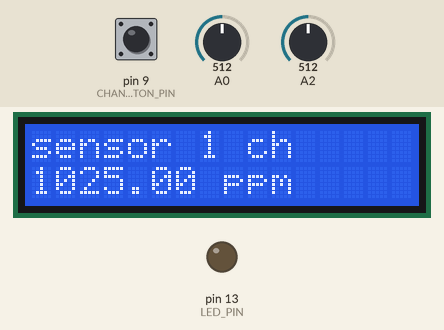
The sketch below on a simulated Arduino Uno, built with avr-gcc and run on an emulated ATmega328P. Parts: 16×2 character LCD, output pins drawn as LEDs (lit = HIGH). The test bench sets the inputs (shaded band); at power-on: pin 9 (CHANGE_BUTTON_PIN) HIGH, A0 = 512, A2 = 512.

Above: at 2.6 s.
2.7 s: pin 9 (CHANGE_BUTTON_PIN) pulled LOW for 0.15 s
At 3.6 s:
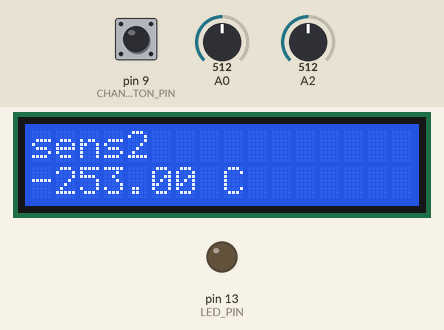
4.5 s: pin 9 (CHANGE_BUTTON_PIN) pulled LOW for 1 s
At 6.2 s:
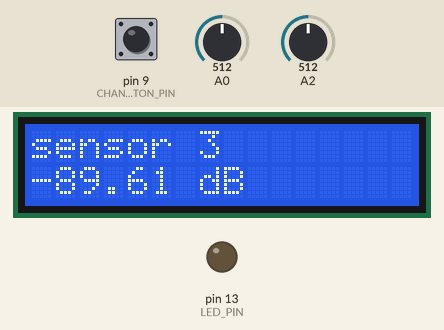
7.0 s: pin 9 (CHANGE_BUTTON_PIN) pulled LOW for 0.15 s
At 7.18 s:
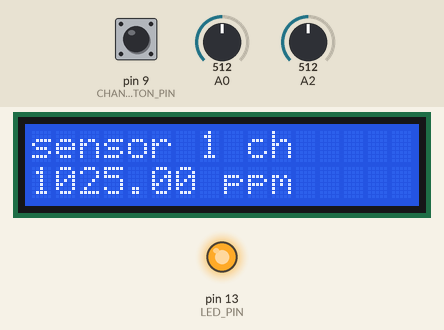
8.8 s: A0 set to 716
At 10.1 s:
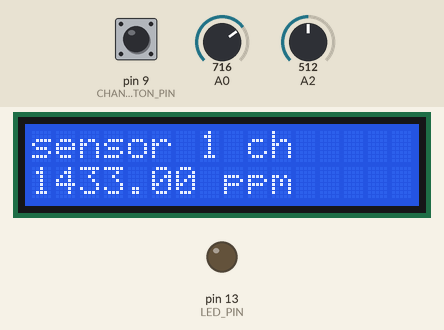
10.5 s: A0 set to 900
At 11.8 s:
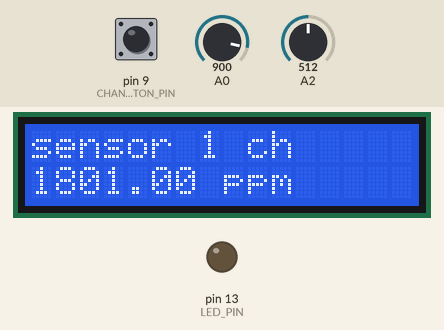
12.5 s: A0 set to 1023
At 13.4 s:
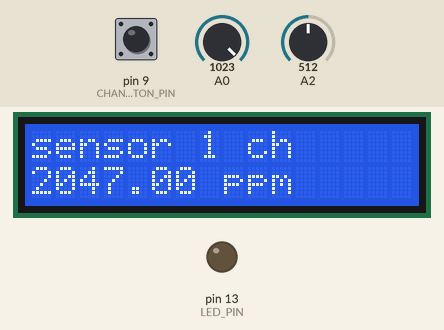
Timing chart, 0 to 15.5 s (numbered marks = the images above; inputs shaded):
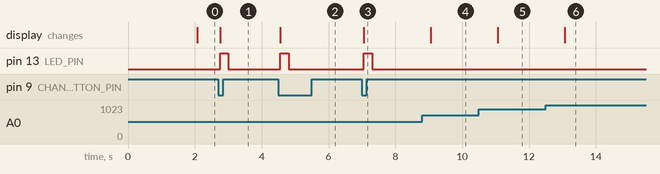

The sketch:

PestalozziSensor.ino
```cpp
#include <LiquidCrystal.h>
#include <math.h>
#include "AnalogSensor.h"

/// sensors ///
float cal3(int raw) {
  if (raw <= 0) raw += 0.0001;
  return log(((float)raw) / 32741) / 0.0464;
}

const size_t sensorCount = 3;
AnalogSensor sensors[] = {
  AnalogSensor(A0, "sensor 1 ch", "ppm", 2, 1),
  AnalogSensor(A1, "sens2", "C", -0.5, 3),
  AnalogSensor(A2, "sensor 3", "dB", &cal3)
};
/// sensors ///


#define CHANGE_BUTTON_PIN 9
#define LED_PIN 13

#define UPDATE_TIME_MS 2000
#define DEBOUNCE_MS 50
#define LED_ON_MS 250


//const int rs = 12, en = 11, d4 = 5, d5 = 4, d6 = 3, d7 = 2; // UNO
const int rs = 2, en = 3, d4 = 4, d5 = 5, d6 = 6, d7 = 7; // Nano
LiquidCrystal lcd(rs, en, d4, d5, d6, d7);

void setup() {
  Serial.begin(9600);

  pinMode(LED_PIN, OUTPUT);
  pinMode(CHANGE_BUTTON_PIN, INPUT_PULLUP);

  lcd.begin(16, 2);
}


void ShowDisplay(bool cycle=false);
bool ToggleON();
void ToggleLED(bool turnOn=true);
void loop() {
  static unsigned long lastTime = millis();

  if (ToggleON()) {
    ShowDisplay(true);
    ToggleLED();
    lastTime = millis();
  }

  if (abs(millis() - lastTime) > UPDATE_TIME_MS) {
    ShowDisplay(false);
    lastTime = millis();
  }

  ToggleLED(false);
}


//////////// Display ////////////

void ShowDisplay(bool cycle=false) {
  static bool init = true;
  static size_t row0Len = 16, row1Len = 16;
  static size_t index = 0;

  if (cycle) if (++index >= sensorCount) index = 0;

  AnalogSensor *sensor = &sensors[index];

  float value = sensor->read();

  if (cycle || init) {
    String name = String(sensor->name);
    while (name.length() < min(row0Len, 16)) { name += " "; }
    row0Len = strlen(sensor->name);
    lcd.setCursor(0, 0);
    lcd.print(name);
    if (init) init = false;
  }
  String valueStr = String(value) + " " + String(sensor->unit);
  size_t currRow1Len = valueStr.length();
  while (valueStr.length() < min(row1Len, 16)) { valueStr += " "; }
  lcd.setCursor(0, 1);
  lcd.print(valueStr);
}


//////////// Toggle ON ////////////

inline bool StateRaw() {
  bool raw = !digitalRead(CHANGE_BUTTON_PIN);
  return raw;
}

bool StateDebounced() {
  static bool lastButtonState = false;
  static bool lastActualState = false;
  static unsigned long lastDebounceTime = millis();

  bool reading = StateRaw();

  // If the switch changed, due to noise or pressing:
  if (reading != lastButtonState) {
    // reset the debouncing timer
    lastDebounceTime = millis();
  }

  if (abs(millis() - lastDebounceTime) > DEBOUNCE_MS) {
    // whatever the reading is at, it's been there for longer than the debounce
    // delay, so take it as the actual current state:

    lastActualState = reading;
  }

  lastButtonState = reading;
  return lastActualState;
}

bool ToggleON() {
  static bool lastState = false;
  bool state = StateDebounced();
  if (lastState != state) {
    lastState = state;
    return state;
  }
  return false;
}


//////////// ToggleLED ////////////

void ToggleLED(bool turnOn=true) {
  static bool state = false;
  static unsigned long lastTime = millis();

  if (turnOn) {
    lastTime = millis();
    if (!state) {
      digitalWrite(LED_PIN, true);
      state = true;
      return;
    }
  } else {
    if (!state) return;
    if (abs(millis() - lastTime) > LED_ON_MS) {
      digitalWrite(LED_PIN, false);
      state = false;
    }
  }
}
```

AnalogSensor.h
```cpp
#if !defined(_ANALOG_SENSOR_H)
#define _ANALOG_SENSOR_H

#include <Arduino.h>

#define _ANALOG_SENSOR_MAX_NAME_SIZE 16 + 1
#define _ANALOG_SENSOR_MAX_UNIT_SIZE 4

typedef float (*CalFunction_T)(int);

struct AnalogSensor {
private:
  bool _customFunc = false;

public:
  byte pin;
  CalFunction_T cf;
  float m, b;
  char name[_ANALOG_SENSOR_MAX_NAME_SIZE]{0};
  char unit[_ANALOG_SENSOR_MAX_UNIT_SIZE]{0};

  AnalogSensor(byte analogPin, const char *sensorName, const char *sensorUnit, CalFunction_T calibrationFunction) {
    pin = analogPin;
    cf = calibrationFunction;
    strlcpy(name, sensorName, _ANALOG_SENSOR_MAX_NAME_SIZE);
    strlcpy(unit, sensorUnit, _ANALOG_SENSOR_MAX_UNIT_SIZE);
    _customFunc = true;
  }

  AnalogSensor(byte analogPin, const char *sensorName, const char *sensorUnit, float mParam, float bParam=0) {
    pin = analogPin;
    m = mParam;
    b = bParam;
    strlcpy(name, sensorName, _ANALOG_SENSOR_MAX_NAME_SIZE);
    strlcpy(unit, sensorUnit, _ANALOG_SENSOR_MAX_UNIT_SIZE);
    _customFunc = false;
  }

  inline float read() {
    int raw = analogRead(pin);
    if (_customFunc) {
      return cf(raw);
    } else {
      return m * ((float)raw) + b;
    }
  }
};


#endif
```

Measured:
- after the input at 2.7 s, pin 13 (LED_PIN): LOW → HIGH after 0.06 s, → LOW 0.25 s later; the display: changes after 0.06 s (image 1)
- after the input at 4.5 s, pin 13 (LED_PIN): LOW → HIGH after 0.06 s, → LOW 0.25 s later; the display: changes after 0.06 s (image 2)
- after the input at 7.0 s, pin 13 (LED_PIN): LOW → HIGH after 0.06 s, → LOW 0.25 s later; the display: changes after 0.06 s (image 3)
- after the input at 8.8 s, the display: changes after 0.26 s (image 4)
- after the input at 10.5 s, the display: changes after 0.56 s (image 5)
- after the input at 12.5 s, the display: changes after 0.56 s (image 6)
